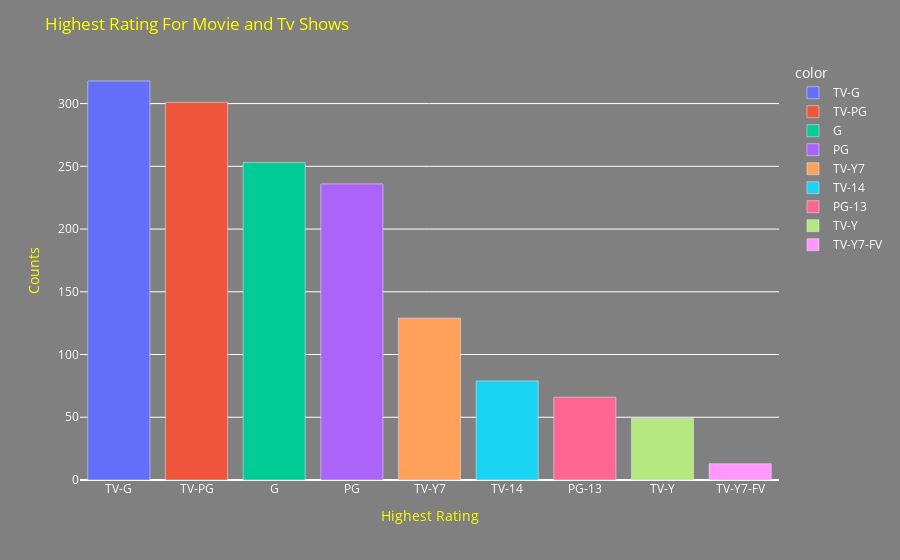

Write notebook code for a chart like this one.
### Code cell
fig = px.bar(x=data1["rating"].value_counts().index,
             y=data1["rating"].value_counts().values,
             color=data1["rating"].value_counts().index)
##
fig.update_layout(
    title={
        'text': "Highest Rating For Movie and Tv Shows",
        'font': {'color': 'yellow'}
    },
    
    xaxis_title={
        'text': "Highest Rating",
        'font': {'color': 'yellow'}
    },
    
    yaxis_title={
        'text': "Counts",
        'font': {'color':'yellow'}
    },
    
    plot_bgcolor='rgba(0,0,0,0)',
    paper_bgcolor='grey',
    font=dict(color='white')
)


fig.show()

### Figure 1 — Plotly figure (JSON) as saved in the notebook; plotly's stock layout.template omitted (floating-point values rounded to 4 significant figures)
{"data": [{"alignmentgroup": "True", "hovertemplate": "color=TV-G<br>x=%{x}<br>y=%{y}<extra></extra>", "legendgroup": "TV-G", "marker": {"color": "#636efa", "pattern": {"shape": ""}}, "name": "TV-G", "offsetgroup": "TV-G", "orientation": "v", "showlegend": true, "textposition": "auto", "type": "bar", "x": ["TV-G"], "xaxis": "x", "y": [318], "yaxis": "y"}, {"alignmentgroup": "True", "hovertemplate": "color=TV-PG<br>x=%{x}<br>y=%{y}<extra></extra>", "legendgroup": "TV-PG", "marker": {"color": "#EF553B", "pattern": {"shape": ""}}, "name": "TV-PG", "offsetgroup": "TV-PG", "orientation": "v", "showlegend": true, "textposition": "auto", "type": "bar", "x": ["TV-PG"], "xaxis": "x", "y": [301], "yaxis": "y"}, {"alignmentgroup": "True", "hovertemplate": "color=G<br>x=%{x}<br>y=%{y}<extra></extra>", "legendgroup": "G", "marker": {"color": "#00cc96", "pattern": {"shape": ""}}, "name": "G", "offsetgroup": "G", "orientation": "v", "showlegend": true, "textposition": "auto", "type": "bar", "x": ["G"], "xaxis": "x", "y": [253], "yaxis": "y"}, {"alignmentgroup": "True", "hovertemplate": "color=PG<br>x=%{x}<br>y=%{y}<extra></extra>", "legendgroup": "PG", "marker": {"color": "#ab63fa", "pattern": {"shape": ""}}, "name": "PG", "offsetgroup": "PG", "orientation": "v", "showlegend": true, "textposition": "auto", "type": "bar", "x": ["PG"], "xaxis": "x", "y": [236], "yaxis": "y"}, {"alignmentgroup": "True", "hovertemplate": "color=TV-Y7<br>x=%{x}<br>y=%{y}<extra></extra>", "legendgroup": "TV-Y7", "marker": {"color": "#FFA15A", "pattern": {"shape": ""}}, "name": "TV-Y7", "offsetgroup": "TV-Y7", "orientation": "v", "showlegend": true, "textposition": "auto", "type": "bar", "x": ["TV-Y7"], "xaxis": "x", "y": [129], "yaxis": "y"}, {"alignmentgroup": "True", "hovertemplate": "color=TV-14<br>x=%{x}<br>y=%{y}<extra></extra>", "legendgroup": "TV-14", "marker": {"color": "#19d3f3", "pattern": {"shape": ""}}, "name": "TV-14", "offsetgroup": "TV-14", "orientation": "v", "showlegend": true, "textposition": "auto", "type": "bar", "x": ["TV-14"], "xaxis": "x", "y": [79], "yaxis": "y"}, {"alignmentgroup": "True", "hovertemplate": "color=PG-13<br>x=%{x}<br>y=%{y}<extra></extra>", "legendgroup": "PG-13", "marker": {"color": "#FF6692", "pattern": {"shape": ""}}, "name": "PG-13", "offsetgroup": "PG-13", "orientation": "v", "showlegend": true, "textposition": "auto", "type": "bar", "x": ["PG-13"], "xaxis": "x", "y": [66], "yaxis": "y"}, {"alignmentgroup": "True", "hovertemplate": "color=TV-Y<br>x=%{x}<br>y=%{y}<extra></extra>", "legendgroup": "TV-Y", "marker": {"color": "#B6E880", "pattern": {"shape": ""}}, "name": "TV-Y", "offsetgroup": "TV-Y", "orientation": "v", "showlegend": true, "textposition": "auto", "type": "bar", "x": ["TV-Y"], "xaxis": "x", "y": [49], "yaxis": "y"}, {"alignmentgroup": "True", "hovertemplate": "color=TV-Y7-FV<br>x=%{x}<br>y=%{y}<extra></extra>", "legendgroup": "TV-Y7-FV", "marker": {"color": "#FF97FF", "pattern": {"shape": ""}}, "name": "TV-Y7-FV", "offsetgroup": "TV-Y7-FV", "orientation": "v", "showlegend": true, "textposition": "auto", "type": "bar", "x": ["TV-Y7-FV"], "xaxis": "x", "y": [13], "yaxis": "y"}], "layout": {"barmode": "relative", "font": {"color": "white"}, "legend": {"title": {"text": "color"}, "tracegroupgap": 0}, "margin": {"t": 60}, "paper_bgcolor": "grey", "plot_bgcolor": "rgba(0,0,0,0)", "title": {"font": {"color": "yellow"}, "text": "Highest Rating For Movie and Tv Shows"}, "xaxis": {"anchor": "y", "domain": [0, 1], "title": {"font": {"color": "yellow"}, "text": "Highest Rating"}}, "yaxis": {"anchor": "x", "domain": [0, 1], "title": {"font": {"color": "yellow"}, "text": "Counts"}}}}
